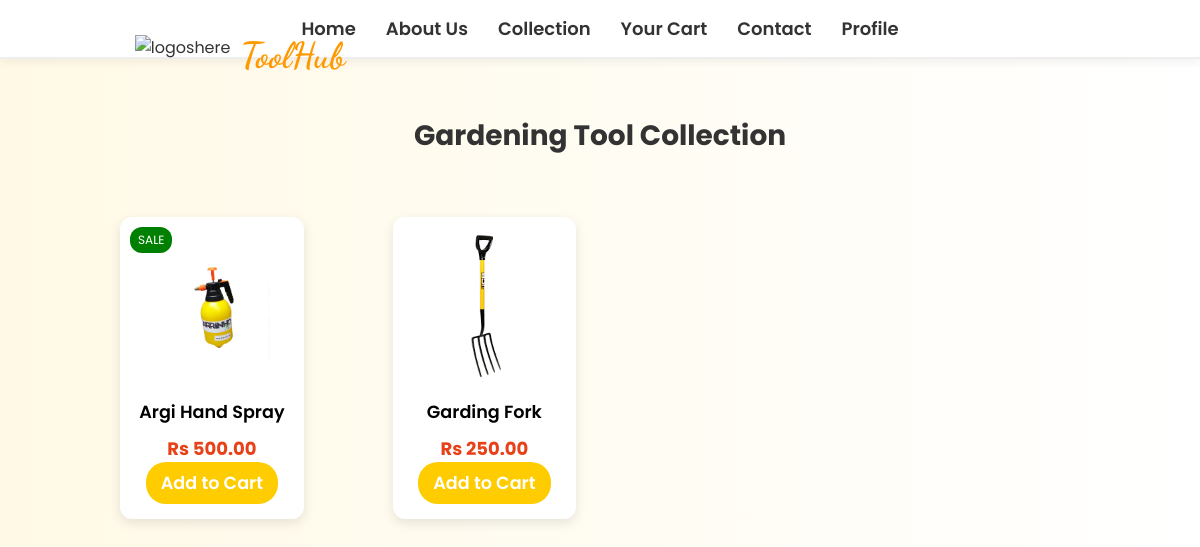
The app's page /gardentool/ with its own data.
### hardware/models.py (models this page shows, shortened)
class Product(models.Model):
    pid = ShortUUIDField(primary_key=True,unique=True, length = 10, max_length=20, prefix="prod", alphabet="abcdefgh12345")
    user = models.ForeignKey(User, on_delete=models.SET_NULL, null=True, blank=True)
    category = models.ForeignKey(Category, on_delete=models.SET_NULL, null=True, blank=True)
    name = models.CharField(max_length=100)
    image = models.ImageField(upload_to="user_directory_path") # used to store product image
    description = models.TextField(max_length=500, null=True, blank=True)
    price = models.DecimalField(max_digits=10, decimal_places=2)
    old_price = models.DecimalField(max_digits=10, decimal_places=2, null=True,blank=True)
    label = models.CharField(choices=LABEL_CHOICES, max_length=10, blank=True)  # 'Hot', 'Sale', or empty
    specification = models.TextField(max_length=500, null=True, blank=True)
    product_status = models.CharField(choices = STATUS, max_length=20) # used to check if product is new, used or refurbished
    status = models.CharField(max_length=50, default='Active')  # or any default value you want
    in_stock = models.BooleanField(default=True) #used to check if product is in stock
    featured = models.BooleanField(default=False) #used to check if product is featured
    created_at = models.DateTimeField(auto_now_add=True) # used to check when product was created
    updated_at = models.DateTimeField(auto_now=True) # used to check when product was updated
    class Meta:
        verbose_name_plural = "Products"

### hardware/views.py (the view)
def gardenTools(request):
    products = Product.objects.filter(category__name='Garden & Outdoor')
    context = {
        'products': products
    }
    return render(request, 'hardware/gardentool.html', context)

### templates/hardware/gardentool.html (shortened to what this page needs)
<!DOCTYPE html>
<html lang="en">
  <head>
  </head>
  <body>
    <nav>
      <div class="nav-center">
        <a href="/first">Home</a>
        <a href="Services.html">About Us</a>
        <a href="/collection">Collection</a>
        <a href="/cart">Your Cart</a>
        <a href="Contact.html">Contact</a>
        <a href="/profile">Profile</a>
      </div>
    </nav>
    <div class="logocontainer">
      <img src="logo.png" alt="logoshere" id="logo" />
      <h1 id="firstheader">ToolHub</h1>
    </div>
    <h1 class="page-title">Gardening Tool Collection</h1>
    <div class="product-grid">
      {% for product in products %}
        <div class="product-card">
          {% if product.label %}
            <span class="badge {{ product.label|lower }}">{{ product.label }}</span>
          {% endif %}
          <img src="{{ product.image.url }}" alt="{{ product.name }}" class="product-image" />
          <h3><a href="/productdetail/{{ product.pid }}" class="product-name">{{ product.name }}</a></h3>
          <p class="price">Rs {{ product.price }}</p>
          <button class="add-to-cart"><a href="/add_to_cart/{{ product.pid }}" class="addtocartname">Add to Cart</a></button>
        </div>
      {% endfor %}
    </div>
  </body>
</html>

### templates/hardware/gardentool.html (style rules this page uses)
* { margin: 0; padding: 0; box-sizing: border-box; font-family: 'Poppins', sans-serif; }
body { font-family: 'Poppins'; background: linear-gradient(to right, #fff9e6, #ffffff); color: #333; }
nav { background: #fff; border-bottom: 2px solid #eee; display: flex; justify-content: center; padding: 15px 20px; box-shadow: 0 4px 8px rgba(0, 0, 0, 0.05); }
.nav-center { display: flex; gap: 30px; }
.nav-center a { color: #333; font-weight: 600; font-size: 18px; text-decoration: none; position: relative; transition: color 0.3s ease; }
.nav-center a::after { content: ''; position: absolute; bottom: -5px; left: 0; width: 0%; height: 2px; background-color: #ffcc00; transition: width 0.3s ease-in-out; }
.logocontainer { display: flex; align-items: center; justify-content: center; margin: 20px 0; margin-top: -2%; margin-left: -60%; }
#logo { height: 60px; margin-right: 10px; }
#firstheader { font-family: 'Dancing Script', cursive; font-size: 36px; color: #ff9900; font-weight: bold; margin-top: -1%; }
.page-title { font-size: 28px; color: #333; margin-bottom: 30px; text-align: center; }
.product-grid { display: grid; grid-template-columns: repeat(4, 1fr); gap: 10px; margin-top: 5%; margin-left: 10%; }
.product-card { background: #fff; padding: 15px; border-radius: 12px; box-shadow: 0 4px 12px rgba(0, 0, 0, 0.1); width: 70%; height: 100%; position: relative; transition: transform 0.3s ease; text-align: center; }
.product-image { width: 100%; height: 150px; object-fit: contain; }
.badge { position: absolute; top: 10px; left: 10px; background: #ff4757; color: #fff; font-size: 12px; padding: 4px 8px; border-radius: 12px; text-transform: uppercase; }
.badge.sale { background: green; }
.product-name { display: block; margin: 10px 0; font-size: 1.1rem; font-weight: 600; color: black; text-decoration: none; }
.price { color: #e84118; font-size: 18px; font-weight: bold; }
.add-to-cart { margin-top: 10px 0; background: #ffcc00; color: #fff; border: none; padding: 8px 15px; border-radius: 20px; cursor: pointer; transition: background 0.3s ease; display: block; text-decoration: none; margin-left: auto; margin-right: auto; }
.addtocartname { display: block; font-family: 'Poppins'; font-size: 1.1rem; font-weight: 600; color: white; text-decoration: none; }

### records on screen
Product: label "SALE", image (picture), name "Argi Hand Spray", price "500.00"
Product: image (picture), name "Garding Fork", price "250.00"
